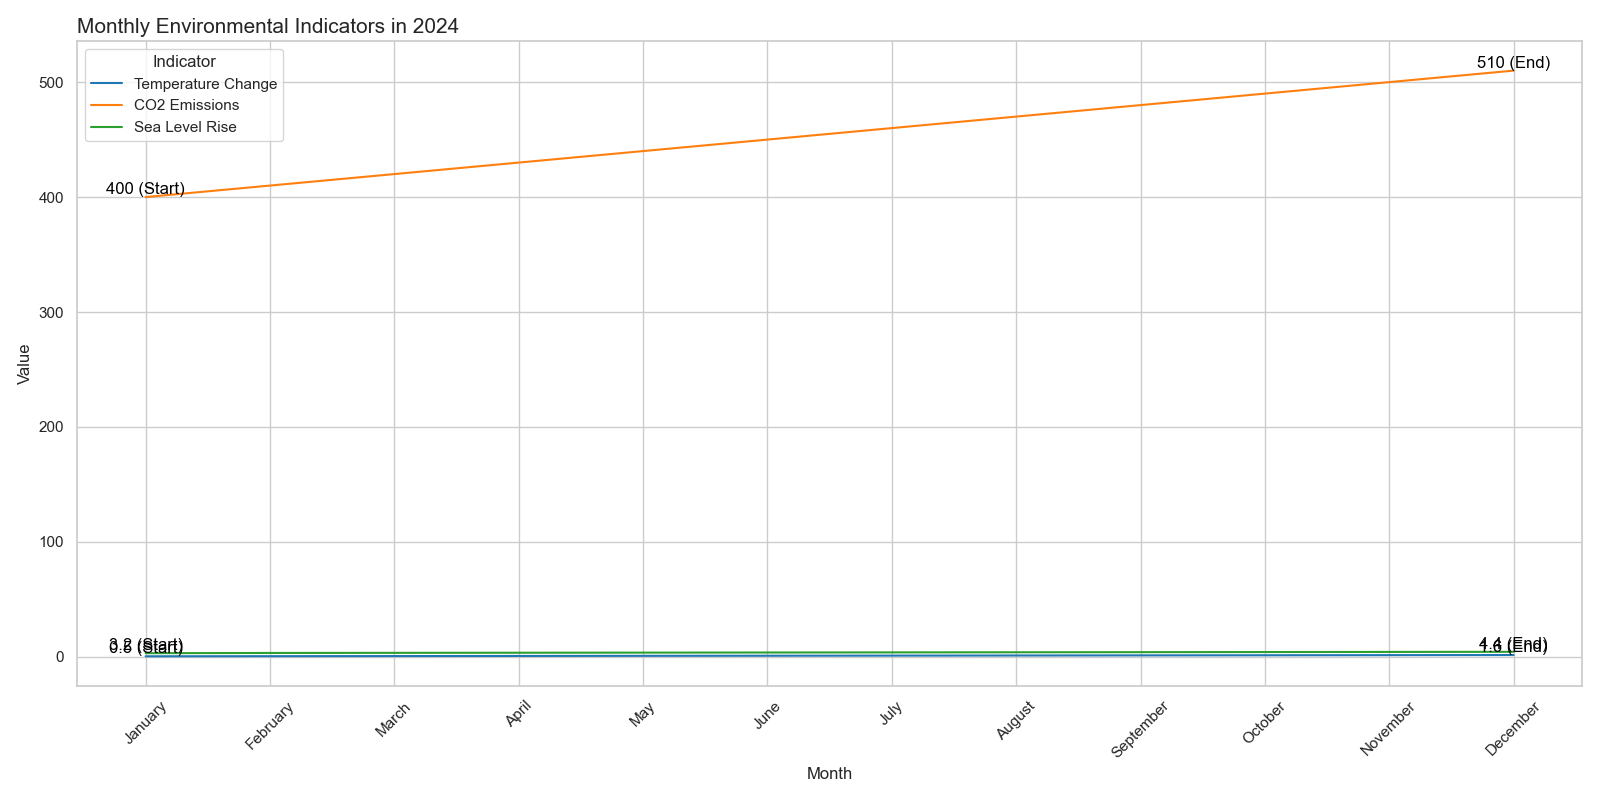

Source code (Python):

import pandas as pd
import seaborn as sns
import matplotlib.pyplot as plt

# Create data
data = {
    'Month': ["January", "February", "March", "April", "May", "June",
              "July", "August", "September", "October", "November", "December"],
    'Temperature Change': [0.5, 0.6, 0.7, 0.8, 0.9, 1.0, 1.1, 1.2, 1.3, 1.4, 1.5, 1.6],
    'CO2 Emissions': [400, 410, 420, 430, 440, 450, 460, 470, 480, 490, 500, 510],
    'Sea Level Rise': [3.2, 3.4, 3.5, 3.6, 3.7, 3.8, 3.9, 4.0, 4.1, 4.2, 4.3, 4.4]
}

# Convert data into DataFrame
df = pd.DataFrame(data)

# Melt the DataFrame
df_melted = df.melt('Month', var_name='Indicator', value_name='Value')

# Create the line plot
plt.figure(figsize=(16, 8))
sns.lineplot(data=df_melted, x='Month', y='Value', hue='Indicator',
             palette=['#1f77b4', '#ff7f0e', '#2ca02c'])

# Add annotations for the start and end of each line
for indicator in ['Temperature Change', 'CO2 Emissions', 'Sea Level Rise']:
    plt.text(x=df['Month'][0], y=df[indicator][0], s=f"{df[indicator][0]} (Start)",
             color='black', ha='center', va='bottom')
    plt.text(x=df['Month'].iloc[-1], y=df[indicator].iloc[-1],
             s=f"{df[indicator].iloc[-1]} (End)", color='black', ha='center', va='bottom')

plt.title('Monthly Environmental Indicators in 2024', loc='left', fontsize=15)
plt.xlabel('Month')
plt.ylabel('Value')
plt.xticks(rotation=45)
plt.tight_layout()
plt.show()
